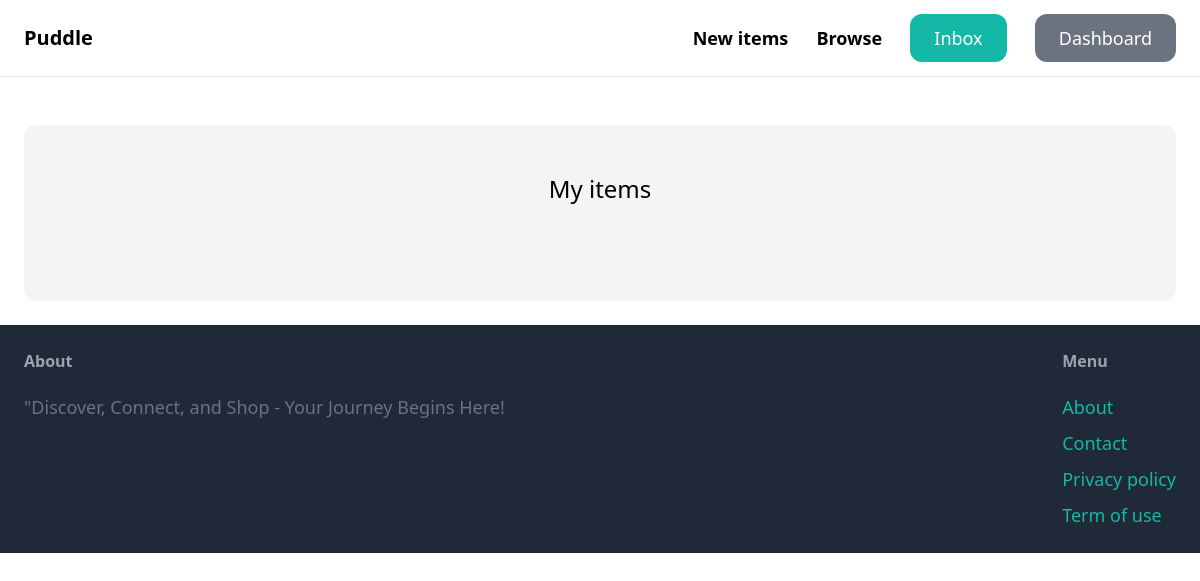
The page /dashboard/ (signed in) on the database as committed earlier.
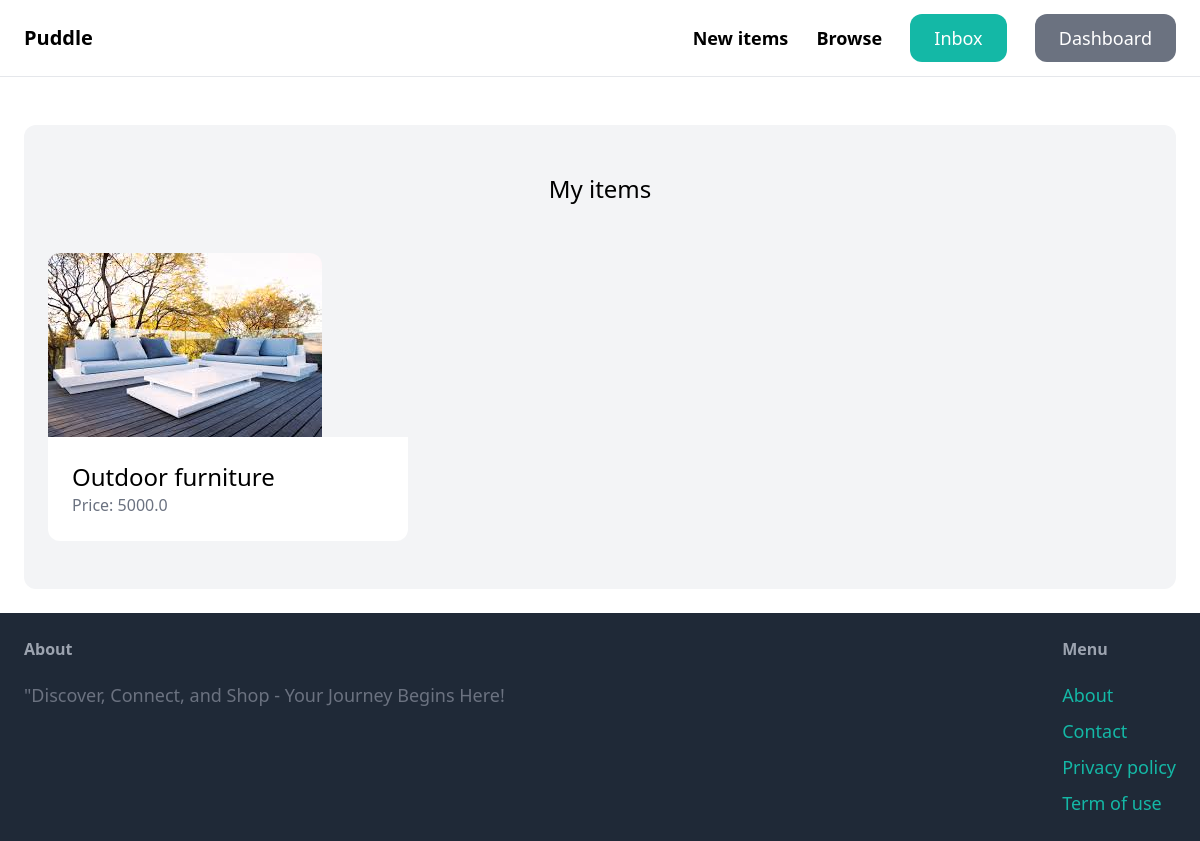
The same page on the database as committed later.
### item/models.py (models this page shows, shortened)
class Item(models.Model):
    category = models.ForeignKey(Category, related_name='items', on_delete=models.CASCADE)
    name = models.CharField(max_length=255)
    description = models.TextField(blank=True, null=True)
    price = models.FloatField()
    image = models.ImageField(upload_to='item_images', blank=True, null=True)
    is_sold = models.BooleanField(default=False)
    created_by = models.ForeignKey(User, related_name='items', on_delete=models.CASCADE)
    created_at = models.DateTimeField(auto_now_add=True)

### dashboard/views.py (the view)
# urls.py: path('', views.index, name='index'),
@login_required
def index(request):
    items = Item.objects.filter(created_by=request.user)
    return render(request, 'dashboard/index.html',{
        'items': items,
    })

### dashboard/templates/dashboard/index.html (shortened to what this page needs)
{% extends 'core/base.html'%}
{% block content %}
    <div class="mt-6 px-6 py-12 bg-gray-100 rounded-xl">
        <h2 class="mb-12 text-2xl text-center">My items</h2>
        <div class="grid grid-cols-3 gap-3">
            {% for item in items%}
                <div>
                    <a href="{% url 'item:detail' item.id %}">
                        <div>
                            <img src="{{ item.image.url }}" class="rounded-t-xl">
                        </div>
                        <div class="p-6 bg-white rounded-b-xl">
                            <h2 class="text-2xl">{{ item.name }}</h2>
                            <p class="text-gray-500">Price: {{ item.price }}</p>
                        </div>
                    </a>
                </div>
            {% endfor %}
        </div>
    </div>
{% endblock %}

Rows that differ between the two databases and show on the page:
added Item: image (picture), name "Outdoor furniture", price "5000.0"
